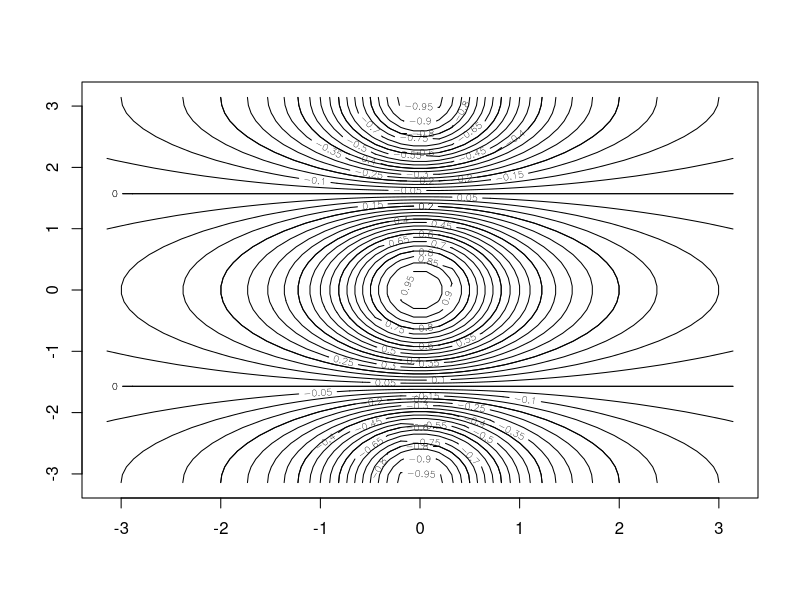
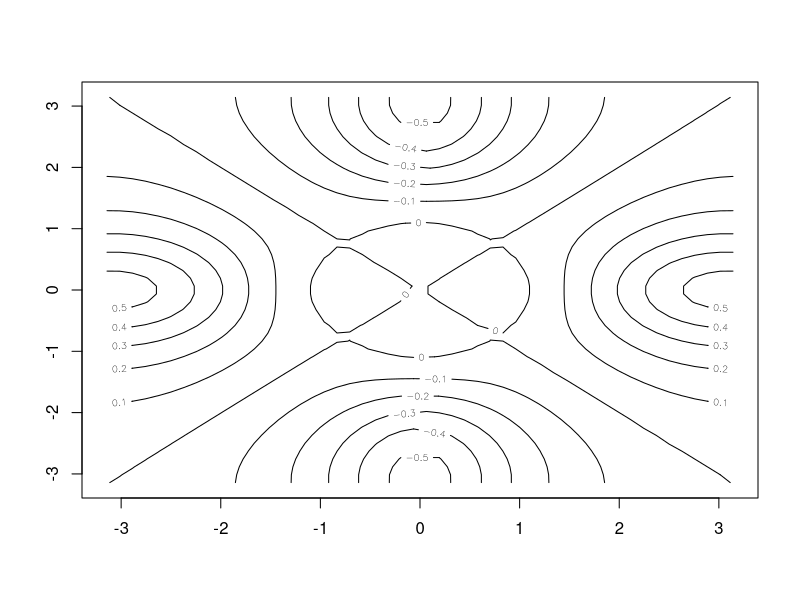
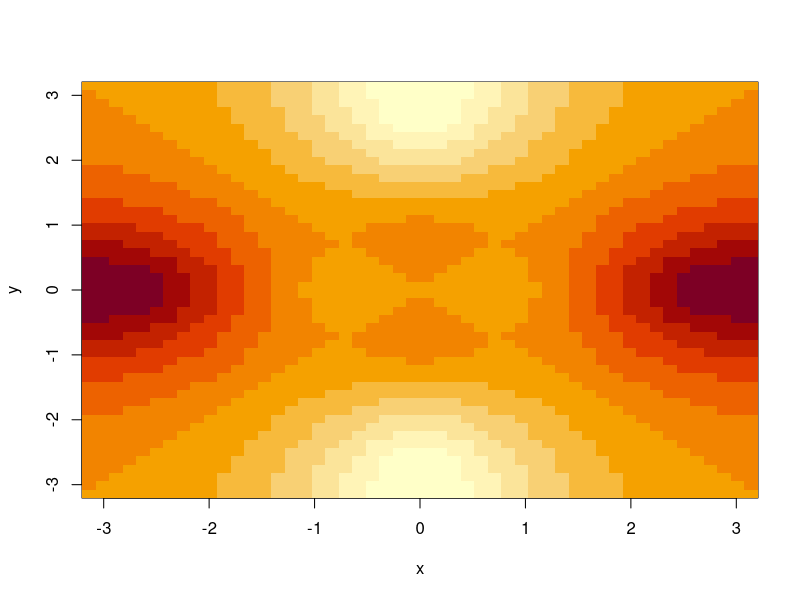
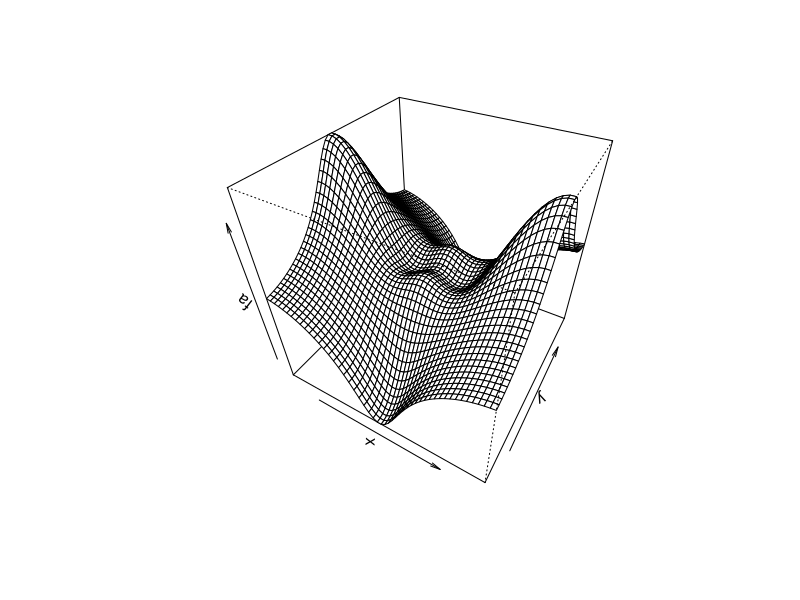
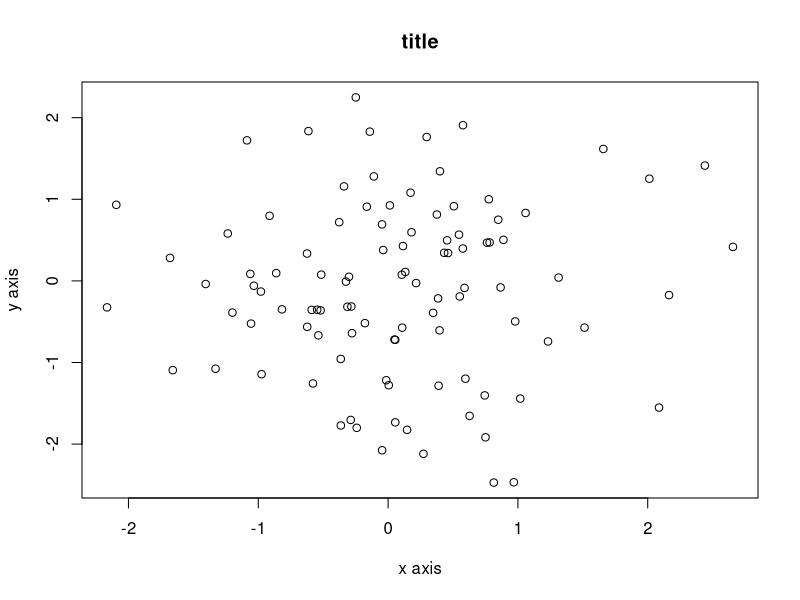

Reproduce these figures in R, in order.

x = matrix(data = c(1,2,3,4), nrow = 2, ncol = 2)
print(x)

y = rnorm(50)
z = y + rnorm(50, mean = 50, sd = 0.1)
print(cor(y,z))
print(mean(y))
print( sqrt(var(y)))

Rand100 = rnorm(100)
Rand100_1 = rnorm(100)
pdf("Figure.pdf")
plot(Rand100, Rand100_1, xlab = "x axis", ylab = "y axis", main = "title")
dev.off()

IntBetween1_10 = seq(1, 10)
print(IntBetween1_10)
AlsoIntBtwn1_10 = 1:10
print(AlsoIntBtwn1_10)

x = seq(-pi, pi, length = 50)

y <- x
f <- outer(x, y, function(x, y) cos(y) / (1 + x^2)) 
contour(x, y, f)
contour(x,y,f, nlevels=45, add=T)
fa <- (f-t(f))/2
contour(x,y,fa,nlevels=15)

image(x,y,fa)
persp(x,y,fa, theta = 30, phi = 40)


A <- matrix(1:16, 4, 4)
print(A[2,3])
print(A[c(1,3), c(2,4)])
